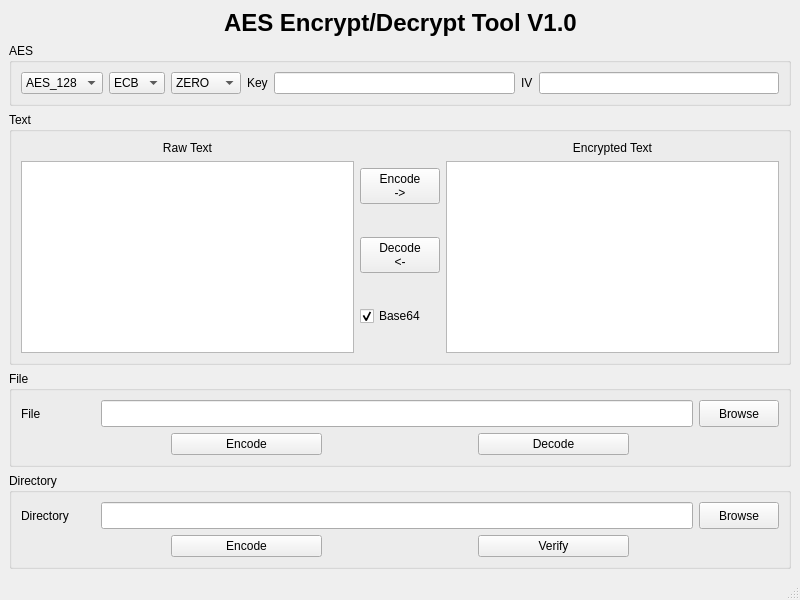
<?xml version="1.0" encoding="UTF-8"?>
<ui version="4.0">
 <class>MainWindow</class>
 <widget class="QMainWindow" name="MainWindow">
  <property name="geometry">
   <rect>
    <x>0</x>
    <y>0</y>
    <width>800</width>
    <height>600</height>
   </rect>
  </property>
  <property name="windowTitle">
   <string>MainWindow</string>
  </property>
  <widget class="QWidget" name="centralwidget">
   <layout class="QGridLayout" name="gridLayout_4">
    <item row="0" column="0">
     <layout class="QHBoxLayout" name="horizontalLayout_3">
      <item>
       <spacer name="horizontalSpacer_4">
        <property name="orientation">
         <enum>Qt::Horizontal</enum>
        </property>
        <property name="sizeHint" stdset="0">
         <size>
          <width>40</width>
          <height>20</height>
         </size>
        </property>
       </spacer>
      </item>
      <item>
       <widget class="QLabel" name="label_title">
        <property name="font">
         <font>
          <pointsize>18</pointsize>
          <weight>75</weight>
          <bold>true</bold>
         </font>
        </property>
        <property name="text">
         <string>AES Encrypt/Decrypt Tool V1.0</string>
        </property>
       </widget>
      </item>
      <item>
       <spacer name="horizontalSpacer_5">
        <property name="orientation">
         <enum>Qt::Horizontal</enum>
        </property>
        <property name="sizeHint" stdset="0">
         <size>
          <width>40</width>
          <height>20</height>
         </size>
        </property>
       </spacer>
      </item>
     </layout>
    </item>
    <item row="1" column="0">
     <widget class="QGroupBox" name="groupBox">
      <property name="title">
       <string>AES</string>
      </property>
      <layout class="QHBoxLayout" name="horizontalLayout_7">
       <item>
        <widget class="QComboBox" name="comboBox_level">
         <item>
          <property name="text">
           <string>AES_128</string>
          </property>
         </item>
         <item>
          <property name="text">
           <string>AES_192</string>
          </property>
         </item>
         <item>
          <property name="text">
           <string>AES_256</string>
          </property>
         </item>
        </widget>
       </item>
       <item>
        <widget class="QComboBox" name="comboBox_mode">
         <item>
          <property name="text">
           <string>ECB</string>
          </property>
         </item>
         <item>
          <property name="text">
           <string>CBC</string>
          </property>
         </item>
         <item>
          <property name="text">
           <string>CFB</string>
          </property>
         </item>
         <item>
          <property name="text">
           <string>OFB</string>
          </property>
         </item>
        </widget>
       </item>
       <item>
        <widget class="QComboBox" name="comboBox_padding">
         <item>
          <property name="text">
           <string>ZERO</string>
          </property>
         </item>
         <item>
          <property name="text">
           <string>PKCS7</string>
          </property>
         </item>
         <item>
          <property name="text">
           <string>ISO</string>
          </property>
         </item>
        </widget>
       </item>
       <item>
        <widget class="QLabel" name="label_key">
         <property name="text">
          <string>Key</string>
         </property>
        </widget>
       </item>
       <item>
        <widget class="QLineEdit" name="lineEdit_key"/>
       </item>
       <item>
        <widget class="QLabel" name="label_iv">
         <property name="text">
          <string>IV</string>
         </property>
        </widget>
       </item>
       <item>
        <widget class="QLineEdit" name="lineEdit_iv"/>
       </item>
      </layout>
     </widget>
    </item>
    <item row="2" column="0">
     <widget class="QGroupBox" name="groupBox_text">
      <property name="title">
       <string>Text</string>
      </property>
      <layout class="QGridLayout" name="gridLayout">
       <item row="0" column="0">
        <layout class="QHBoxLayout" name="horizontalLayout_6">
         <item>
          <layout class="QVBoxLayout" name="verticalLayout">
           <item>
            <widget class="QLabel" name="label_rawText">
             <property name="text">
              <string>Raw Text</string>
             </property>
             <property name="alignment">
              <set>Qt::AlignCenter</set>
             </property>
            </widget>
           </item>
           <item>
            <widget class="QTextEdit" name="textEdit_input"/>
           </item>
          </layout>
         </item>
         <item>
          <layout class="QVBoxLayout" name="verticalLayout_5">
           <item>
            <widget class="QPushButton" name="pushButton_encodeText">
             <property name="sizePolicy">
              <sizepolicy hsizetype="Minimum" vsizetype="Fixed">
               <horstretch>0</horstretch>
               <verstretch>0</verstretch>
              </sizepolicy>
             </property>
             <property name="text">
              <string>Encode 
-&gt;</string>
             </property>
            </widget>
           </item>
           <item>
            <widget class="QPushButton" name="pushButton_decodeText">
             <property name="sizePolicy">
              <sizepolicy hsizetype="Minimum" vsizetype="Fixed">
               <horstretch>0</horstretch>
               <verstretch>0</verstretch>
              </sizepolicy>
             </property>
             <property name="text">
              <string>Decode
&lt;-</string>
             </property>
            </widget>
           </item>
           <item>
            <widget class="QCheckBox" name="checkBox_base64">
             <property name="sizePolicy">
              <sizepolicy hsizetype="Minimum" vsizetype="Fixed">
               <horstretch>0</horstretch>
               <verstretch>0</verstretch>
              </sizepolicy>
             </property>
             <property name="text">
              <string>Base64</string>
             </property>
             <property name="checked">
              <bool>true</bool>
             </property>
             <property name="tristate">
              <bool>false</bool>
             </property>
            </widget>
           </item>
          </layout>
         </item>
         <item>
          <layout class="QVBoxLayout" name="verticalLayout_4">
           <item>
            <widget class="QLabel" name="label_encryptedText">
             <property name="text">
              <string>Encrypted Text</string>
             </property>
             <property name="alignment">
              <set>Qt::AlignCenter</set>
             </property>
            </widget>
           </item>
           <item>
            <widget class="QTextEdit" name="textEdit_output"/>
           </item>
          </layout>
         </item>
        </layout>
       </item>
      </layout>
     </widget>
    </item>
    <item row="3" column="0">
     <widget class="QGroupBox" name="groupBox_file">
      <property name="title">
       <string>File</string>
      </property>
      <layout class="QGridLayout" name="gridLayout_2">
       <item row="0" column="0">
        <layout class="QVBoxLayout" name="verticalLayout_2" stretch="1,1">
         <item>
          <layout class="QHBoxLayout" name="horizontalLayout" stretch="1,8,1">
           <item>
            <widget class="QLabel" name="label_file">
             <property name="text">
              <string>File</string>
             </property>
            </widget>
           </item>
           <item>
            <widget class="QLineEdit" name="lineEdit_filePath">
             <property name="sizePolicy">
              <sizepolicy hsizetype="Expanding" vsizetype="Preferred">
               <horstretch>0</horstretch>
               <verstretch>0</verstretch>
              </sizepolicy>
             </property>
            </widget>
           </item>
           <item>
            <widget class="QPushButton" name="pushButton_browseFile">
             <property name="sizePolicy">
              <sizepolicy hsizetype="Minimum" vsizetype="Preferred">
               <horstretch>0</horstretch>
               <verstretch>0</verstretch>
              </sizepolicy>
             </property>
             <property name="text">
              <string>Browse</string>
             </property>
            </widget>
           </item>
          </layout>
         </item>
         <item>
          <layout class="QHBoxLayout" name="horizontalLayout_2" stretch="1,1,1,1,1">
           <item>
            <spacer name="horizontalSpacer">
             <property name="orientation">
              <enum>Qt::Horizontal</enum>
             </property>
             <property name="sizeHint" stdset="0">
              <size>
               <width>40</width>
               <height>20</height>
              </size>
             </property>
            </spacer>
           </item>
           <item>
            <widget class="QPushButton" name="pushButton_encodeFile">
             <property name="sizePolicy">
              <sizepolicy hsizetype="Minimum" vsizetype="Fixed">
               <horstretch>0</horstretch>
               <verstretch>0</verstretch>
              </sizepolicy>
             </property>
             <property name="text">
              <string>Encode</string>
             </property>
            </widget>
           </item>
           <item>
            <spacer name="horizontalSpacer_2">
             <property name="orientation">
              <enum>Qt::Horizontal</enum>
             </property>
             <property name="sizeHint" stdset="0">
              <size>
               <width>40</width>
               <height>20</height>
              </size>
             </property>
            </spacer>
           </item>
           <item>
            <widget class="QPushButton" name="pushButton_decodeFile">
             <property name="sizePolicy">
              <sizepolicy hsizetype="Minimum" vsizetype="Fixed">
               <horstretch>0</horstretch>
               <verstretch>0</verstretch>
              </sizepolicy>
             </property>
             <property name="text">
              <string>Decode</string>
             </property>
            </widget>
           </item>
           <item>
            <spacer name="horizontalSpacer_3">
             <property name="orientation">
              <enum>Qt::Horizontal</enum>
             </property>
             <property name="sizeHint" stdset="0">
              <size>
               <width>40</width>
               <height>20</height>
              </size>
             </property>
            </spacer>
           </item>
          </layout>
         </item>
        </layout>
       </item>
      </layout>
     </widget>
    </item>
    <item row="4" column="0">
     <widget class="QGroupBox" name="groupBox_dir">
      <property name="title">
       <string>Directory</string>
      </property>
      <layout class="QGridLayout" name="gridLayout_3">
       <item row="0" column="0">
        <layout class="QVBoxLayout" name="verticalLayout_3" stretch="1,1">
         <item>
          <layout class="QHBoxLayout" name="horizontalLayout_4" stretch="1,8,1">
           <item>
            <widget class="QLabel" name="label_dir">
             <property name="text">
              <string>Directory</string>
             </property>
            </widget>
           </item>
           <item>
            <widget class="QLineEdit" name="lineEdit_dirPath">
             <property name="sizePolicy">
              <sizepolicy hsizetype="Expanding" vsizetype="Preferred">
               <horstretch>0</horstretch>
               <verstretch>0</verstretch>
              </sizepolicy>
             </property>
            </widget>
           </item>
           <item>
            <widget class="QPushButton" name="pushButton_browseDir">
             <property name="sizePolicy">
              <sizepolicy hsizetype="Minimum" vsizetype="Preferred">
               <horstretch>0</horstretch>
               <verstretch>0</verstretch>
              </sizepolicy>
             </property>
             <property name="text">
              <string>Browse</string>
             </property>
            </widget>
           </item>
          </layout>
         </item>
         <item>
          <layout class="QHBoxLayout" name="horizontalLayout_5" stretch="1,1,1,1,1">
           <item>
            <spacer name="horizontalSpacer_6">
             <property name="orientation">
              <enum>Qt::Horizontal</enum>
             </property>
             <property name="sizeHint" stdset="0">
              <size>
               <width>40</width>
               <height>20</height>
              </size>
             </property>
            </spacer>
           </item>
           <item>
            <widget class="QPushButton" name="pushButton_encodeDir">
             <property name="sizePolicy">
              <sizepolicy hsizetype="Minimum" vsizetype="Fixed">
               <horstretch>0</horstretch>
               <verstretch>0</verstretch>
              </sizepolicy>
             </property>
             <property name="text">
              <string>Encode</string>
             </property>
            </widget>
           </item>
           <item>
            <spacer name="horizontalSpacer_7">
             <property name="orientation">
              <enum>Qt::Horizontal</enum>
             </property>
             <property name="sizeHint" stdset="0">
              <size>
               <width>40</width>
               <height>20</height>
              </size>
             </property>
            </spacer>
           </item>
           <item>
            <widget class="QPushButton" name="pushButton_verifyDir">
             <property name="sizePolicy">
              <sizepolicy hsizetype="Minimum" vsizetype="Fixed">
               <horstretch>0</horstretch>
               <verstretch>0</verstretch>
              </sizepolicy>
             </property>
             <property name="text">
              <string>Verify</string>
             </property>
            </widget>
           </item>
           <item>
            <spacer name="horizontalSpacer_8">
             <property name="orientation">
              <enum>Qt::Horizontal</enum>
             </property>
             <property name="sizeHint" stdset="0">
              <size>
               <width>40</width>
               <height>20</height>
              </size>
             </property>
            </spacer>
           </item>
          </layout>
         </item>
        </layout>
       </item>
      </layout>
     </widget>
    </item>
   </layout>
  </widget>
  <widget class="QMenuBar" name="menubar">
   <property name="geometry">
    <rect>
     <x>0</x>
     <y>0</y>
     <width>800</width>
     <height>26</height>
    </rect>
   </property>
  </widget>
  <widget class="QStatusBar" name="statusbar"/>
 </widget>
 <resources/>
 <connections/>
</ui>
